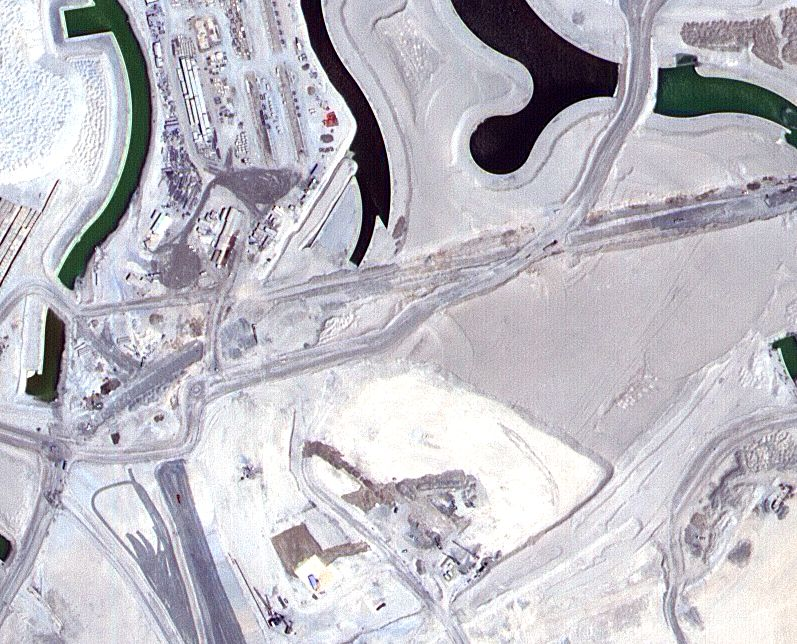
#> input picture data/Tile 1/images/image_part_001.jpg, 797 x 644 px
$ python -i segmentation.py   (imports and definitions only)
#> lines starting #> are read from the running program, lines starting #| are printed output that depends on the picture; after the words box and inside, x2 and y2 are one past the last pixel; in counts of white or black regions, pixels touching at a corner belong together
import os
from random import shuffle

import numpy as np
import imageio

import matplotlib.pyplot as plt

from skimage.color import rgb2gray
from skimage import filters
from skimage.segmentation import clear_border
from skimage.morphology import closing, square
from skimage.metrics import mean_squared_error

from skimage.morphology import disk
from skimage.segmentation import watershed
from skimage.filters import rank


# [32 lines left out: function get_images, not called in this run]


def apply_threshold(image):
    """Apply Otsu thresholding filter to given image, returning the generated binary mask"""
    grayscale = rgb2gray(image)
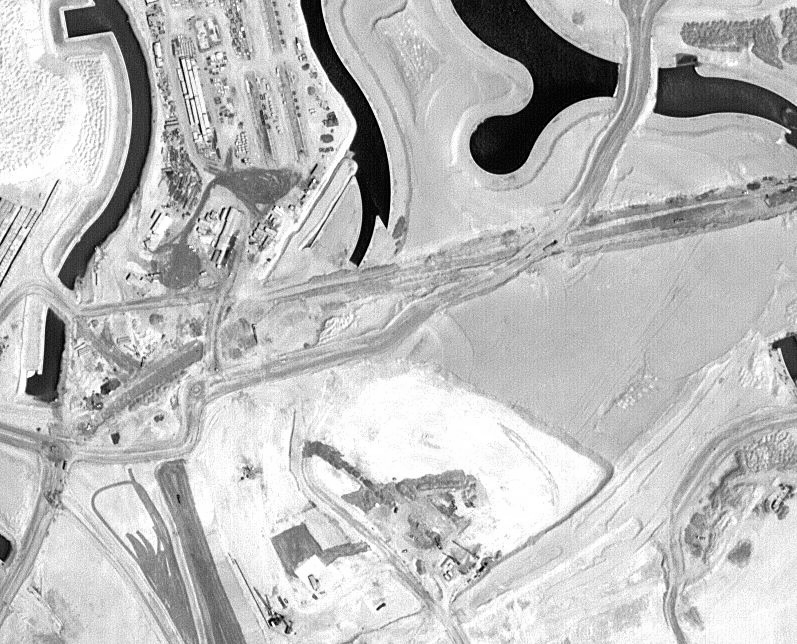
#> grayscale: shape (644, 797) float64; min 0, max 1, mean 0.741
    thresh = filters.threshold_otsu(grayscale)
#> thresh = 0.564
    binary = closing(grayscale > thresh, square(3))
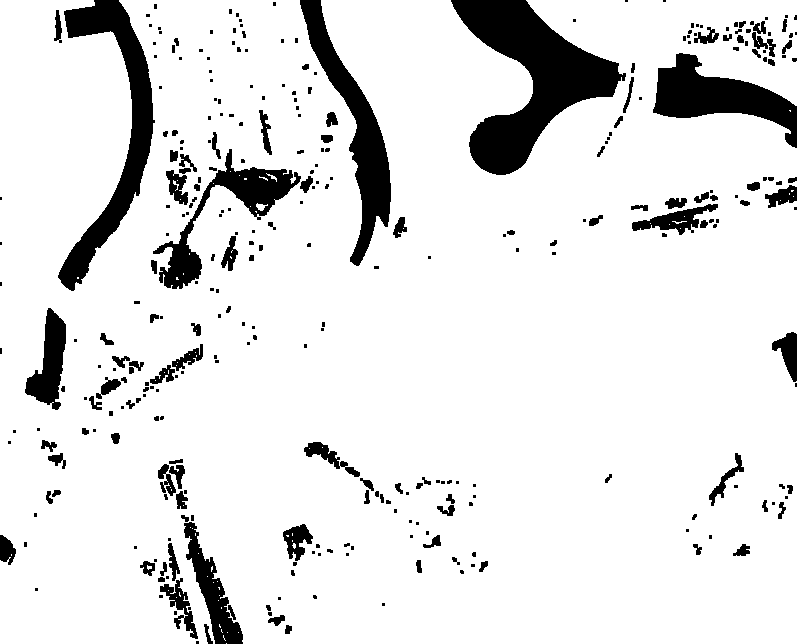
#> binary: shape (644, 797) bool; 88.9% white; 324 black regions (194 under 20 px), largest, box (x1, y1, x2, y2) and area: (451, 0, 626, 175) 12635, (58, 0, 155, 291) 7708, (300, 0, 391, 266) 6268
    binary = clear_border(binary)
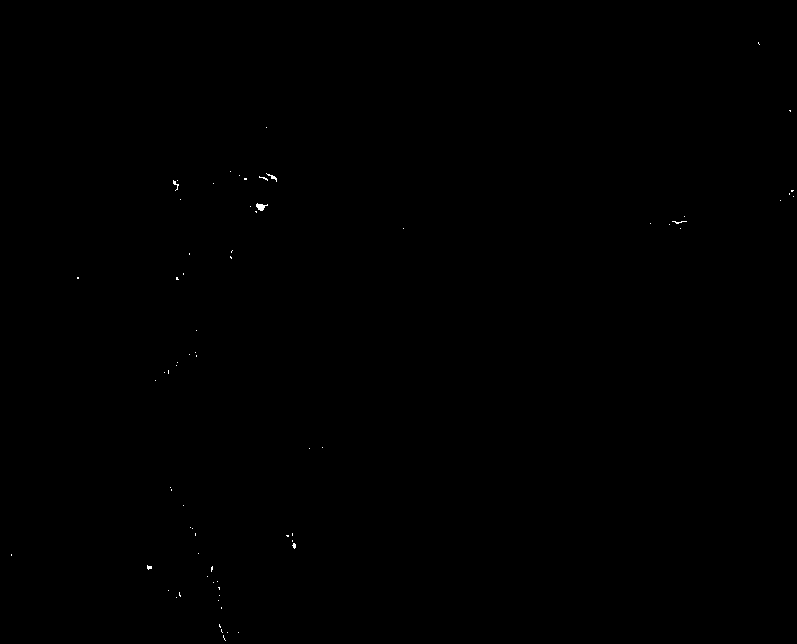
#> binary: shape (644, 797) bool; 0.06% white in thin lines or dots

    return binary


# [60 lines left out: functions region_segmentation, visualise_semantic, segment_images, main, not called in this run]


# [2 lines not run here, left out]

>>> import cv2
>>> picture = cv2.cvtColor(cv2.imread('../data/Tile 1/images/image_part_001.jpg'), cv2.COLOR_BGR2RGB)
>>> result = apply_threshold(picture)

$ run again, on data/Tile 1/images/image_part_005.jpg
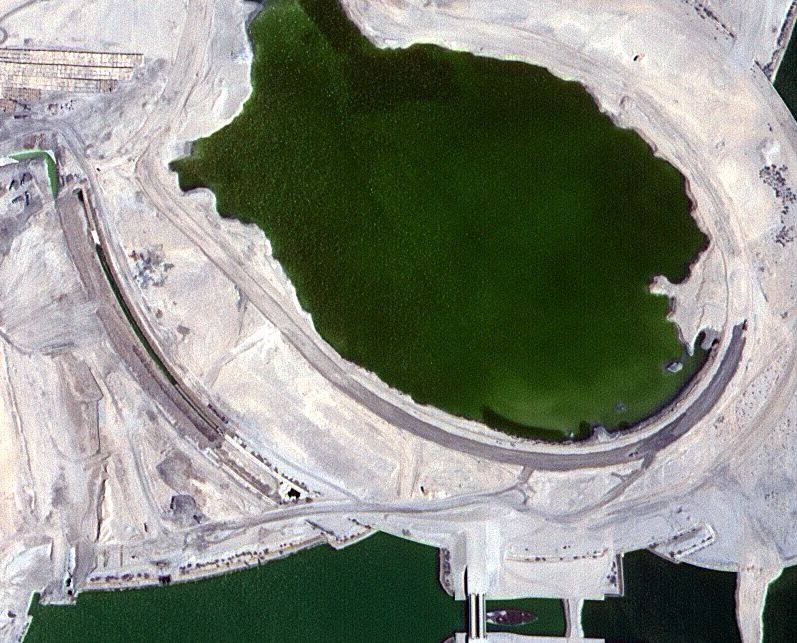
#> input picture data/Tile 1/images/image_part_005.jpg, 797 x 643 px
#> in apply_threshold, `grayscale = rgb2gray(image)`:
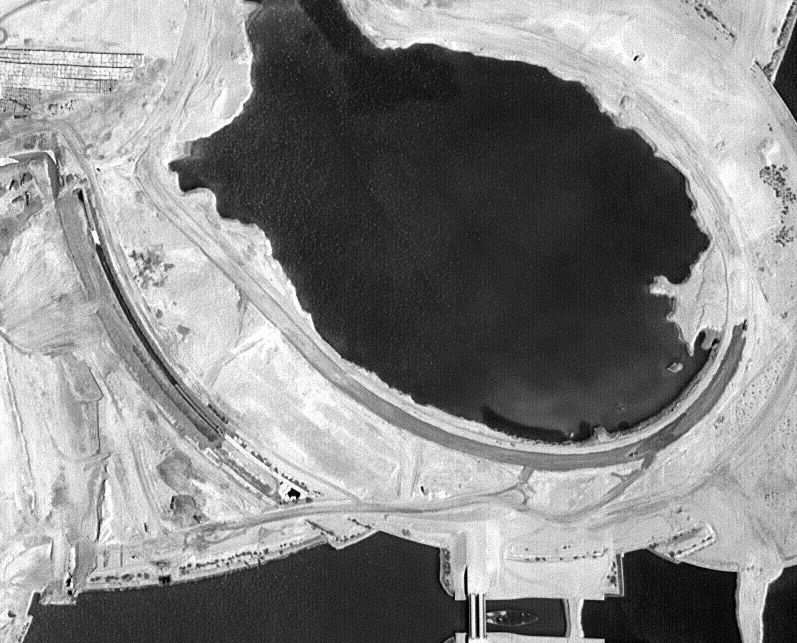
#> grayscale: shape (643, 797) float64; min 0.000565, max 1, mean 0.534
#> thresh = 0.483
#> in apply_threshold, `binary = closing(grayscale > thresh, square(3))`:
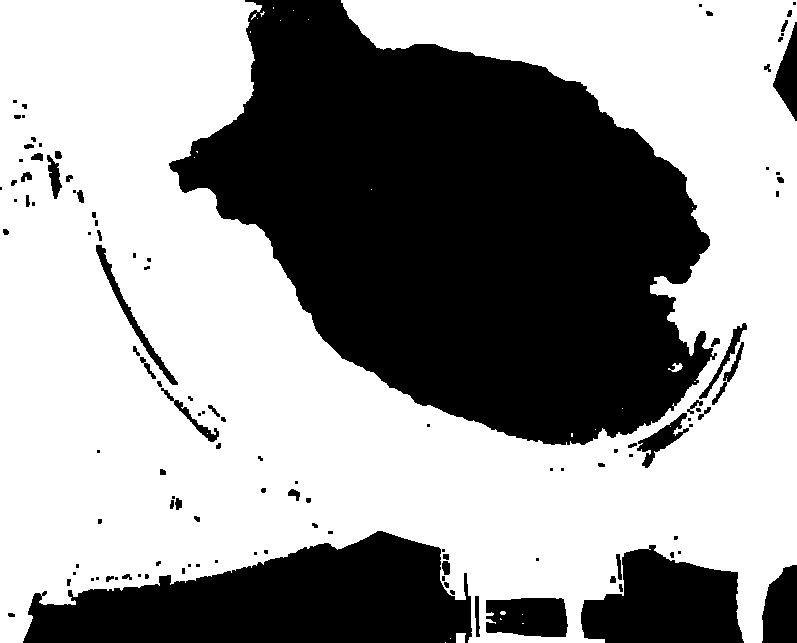
#> binary: shape (643, 797) bool; 59.9% white; 119 black regions (56 under 20 px), largest, box (x1, y1, x2, y2) and area: (169, 0, 717, 445) 149274, (23, 531, 472, 643) 32516, (581, 545, 744, 643) 11254

$ run again, on data/Tile 1/images/image_part_006.jpg
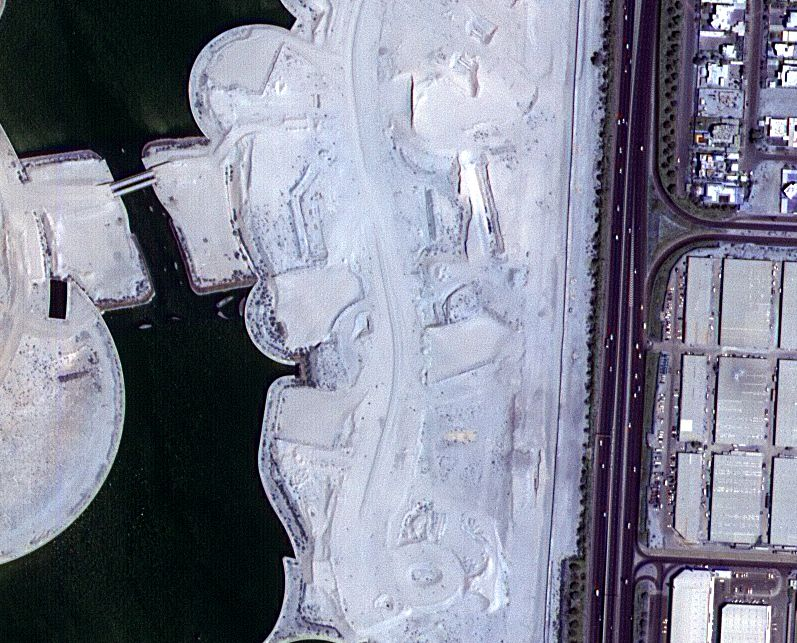
#> input picture data/Tile 1/images/image_part_006.jpg, 797 x 643 px
#> thresh = 0.432
#> in apply_threshold, `binary = closing(grayscale > thresh, square(3))`:
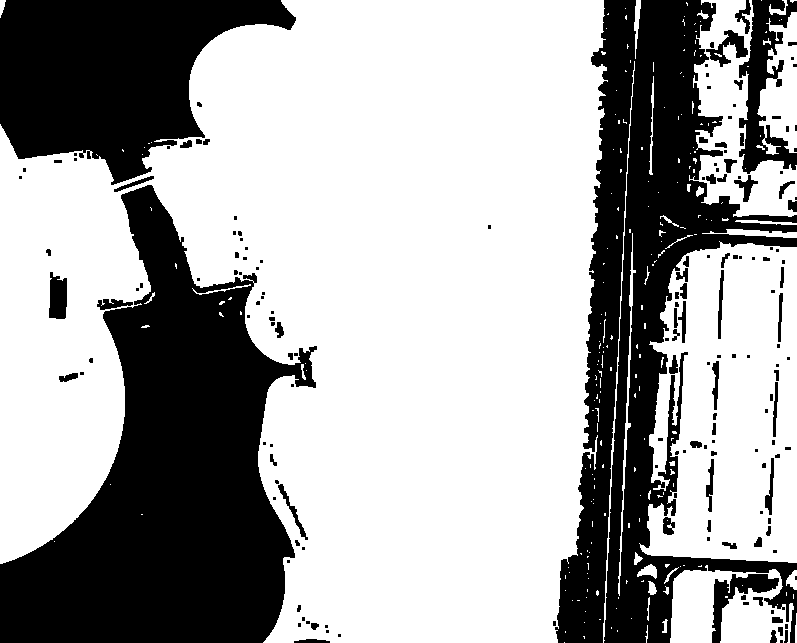
#> binary: shape (643, 797) bool; 64.9% white; 172 black regions (97 under 20 px), largest, box (x1, y1, x2, y2) and area: (0, 185, 317, 643) 71908, (555, 0, 797, 643) 61171, (0, 0, 296, 185) 33091
#> in apply_threshold, `binary = clear_border(binary)`:
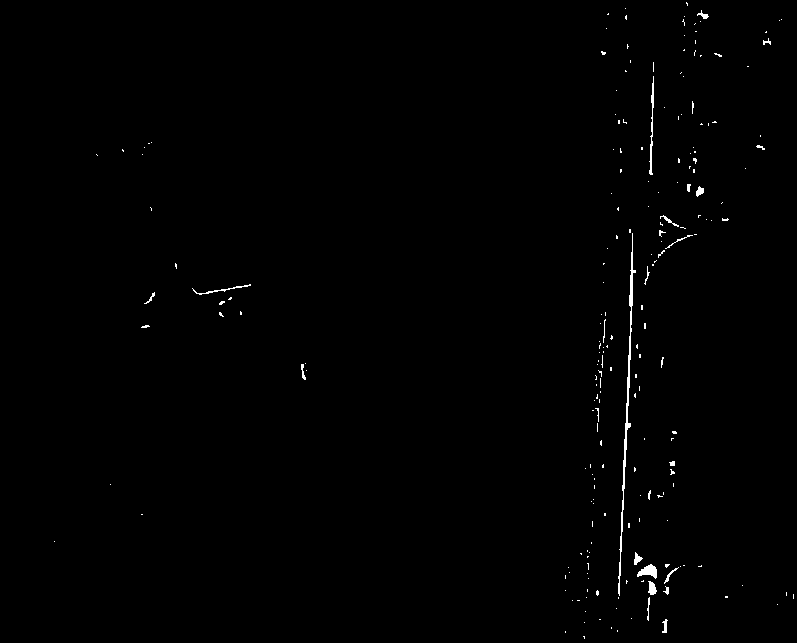
#> binary: shape (643, 797) bool; 0.56% white in thin lines or dots

$ run again, on data/Tile 1/images/image_part_007.jpg
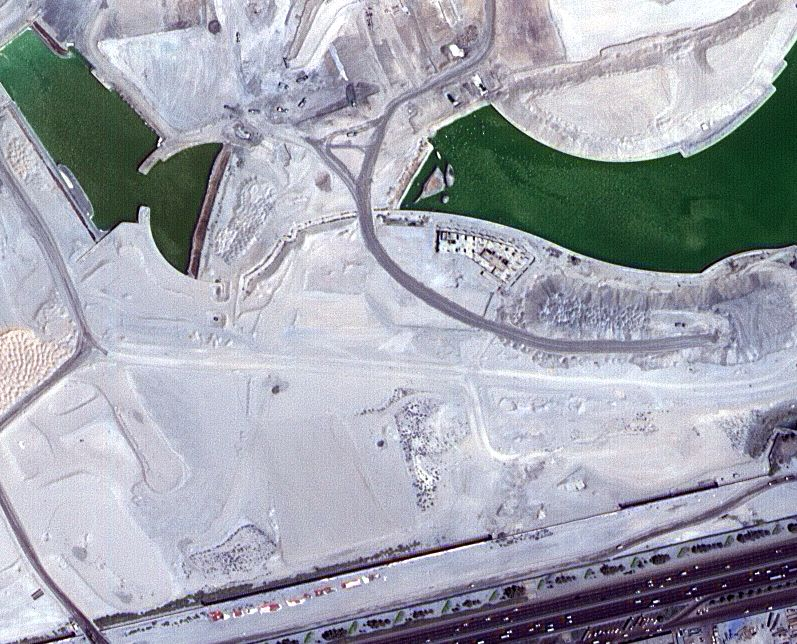
#> input picture data/Tile 1/images/image_part_007.jpg, 797 x 644 px
#> thresh = 0.521
#> in apply_threshold, `binary = closing(grayscale > thresh, square(3))`:
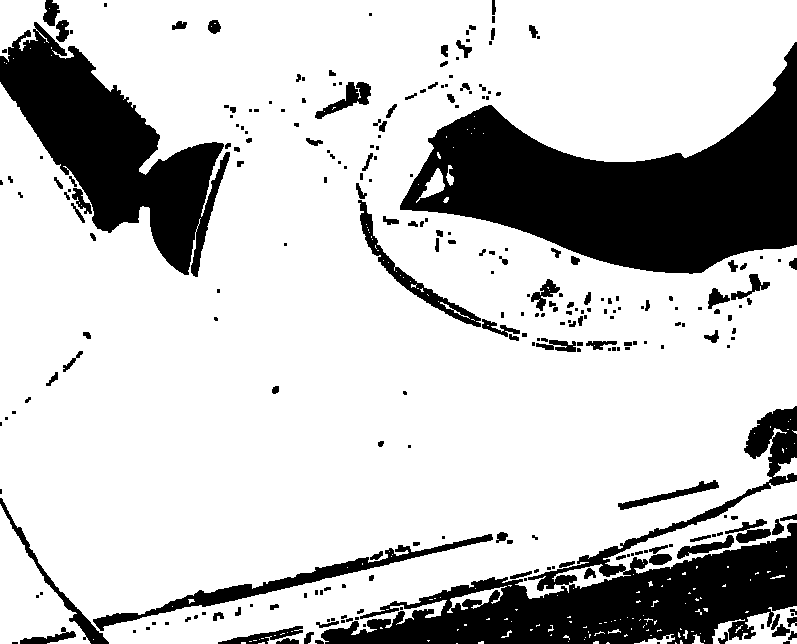
#> binary: shape (644, 797) bool; 77.5% white; 266 black regions (138 under 20 px), largest, box (x1, y1, x2, y2) and area: (400, 42, 797, 274) 42170, (321, 406, 797, 644) 30864, (0, 22, 230, 277) 23386
#> in apply_threshold, `binary = clear_border(binary)`:
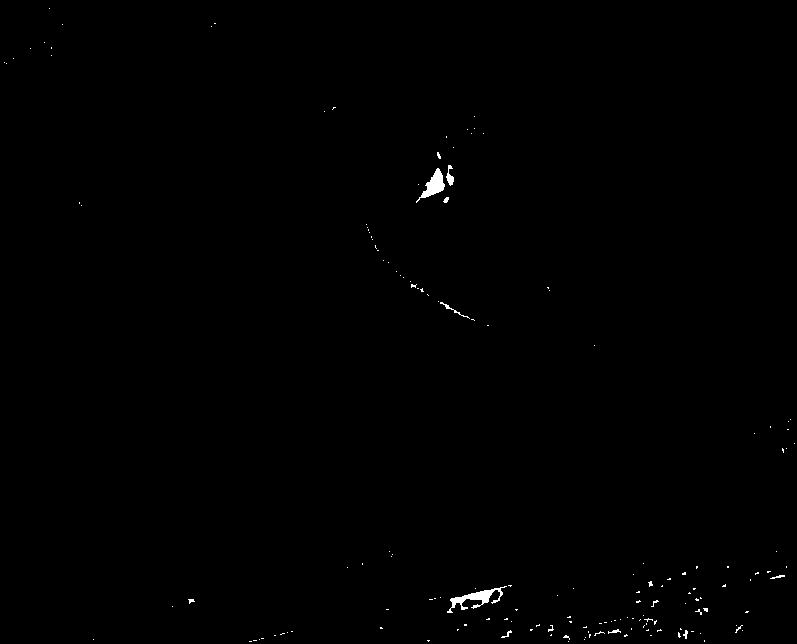
#> binary: shape (644, 797) bool; 0.33% white; 162 white regions (152 under 20 px), largest, box (x1, y1, x2, y2) and area: (447, 586, 507, 613) 463, (416, 168, 445, 203) 372, (446, 165, 454, 186) 85
